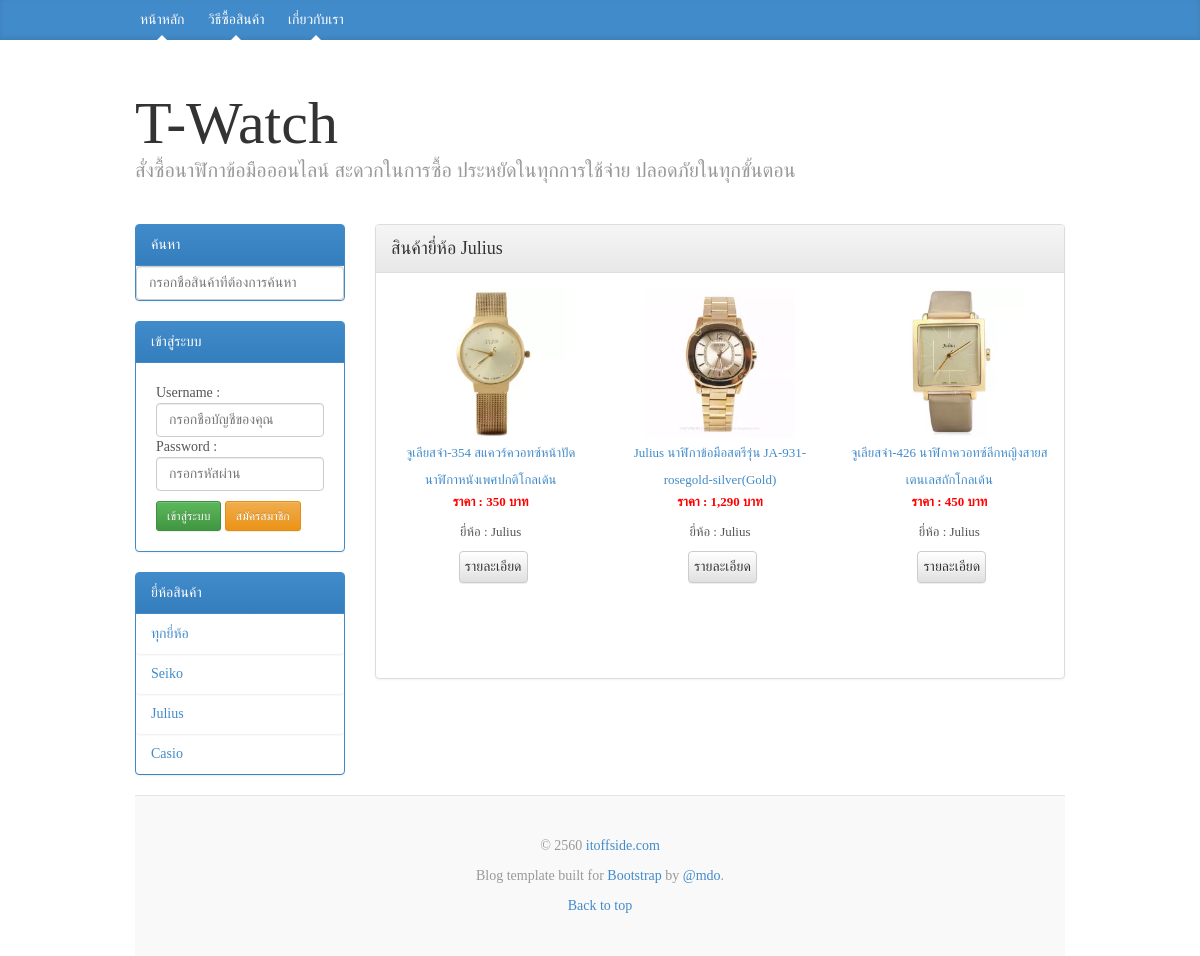
The app's page /product/brand/2 with its own data.
### tables this page shows
CREATE TABLE `brand` (
  `brand_id` int(11) NOT NULL,
  `brand_name` varchar(100) NOT NULL
);

CREATE TABLE `product` (
  `product_id` int(11) NOT NULL,
  `product_name` varchar(100) NOT NULL,
  `product_detail` varchar(5000) NOT NULL,
  `product_price` int(255) NOT NULL,
  `product_pic` varchar(100) NOT NULL,
  `product_brand_id` int(11) NOT NULL
);

### application/controllers/product.php (called while the page is built, shortened)
<?php
class product extends CI_Controller {
  public function LoadPage($value){
    $data = $value['Result'];
    $this->load->view('template/header', $data);
    $this->load->view($value['View']);
    $this->load->view('template/footer');
  }
  public function brand()
  {
    $id = $this->uri->segment(3);
    $product = $this->product_model->Get_Product_By_Brand($id);
    $Brand = $this->homepage_model->Get_Brand();
    $value = array(
      'Result' => array(
        'brand' => $Brand,
        'product' => $product,
      ),
      'View' => 'homepage/product',
    );
    $this->LoadPage($value);
  }
}

### index.php (called while the page is built, shortened)
<?php
require_once BASEPATH.'core/CodeIgniter.php';

### application/models/homepage_model.php (called while the page is built, shortened)
<?php
class homepage_model extends CI_Model {
    public function Get_Brand()
    {
      $data = $this->db->order_by('brand_id','DESC')->get('brand')->result_array();
      return $data;
    }
}

### application/models/product_model.php (called while the page is built, shortened)
<?php
class product_model extends CI_Model {
    public function Get_Product_By_Brand($id)
    {
      $data = $this->db
      ->order_by('product_id','DESC')
      ->where('brand_id',$id)
      ->join('brand','brand.brand_id = product.product_brand_id')
      ->get('product')->result_array();
      return $data;
    }
}

### application/views/homepage/product.php (the view, shortened to what this page needs)
<div class="col-sm-9 blog-main">
  <div class="panel panel-default">
    <?php if (@$product[0]['brand_name'] ==''): ?>
      <div style="padding:10px;">ไม่พบรายการที่ร้องขอ</div>
      <?php else: ?>
  <div class="panel-heading">สินค้ายี่ห้อ <?php echo @$product[0]['brand_name']?></div>
    <div class="panel-body">
      <div class="row">
        <?php foreach ($product as $row): ?>
        <div class="col-sm-6 col-md-4" align="center">
          <div style="height: 375px!important;">
            <img id="0" style="width:150px;" class="img-thumnail" src="<?php echo BASE_URL('uploads/product/'.$row['product_pic'])?>" alt="iPhone 5S 16GB Space Gray">
            <div class="caption"><a href="<?php echo SITE_URL('product/product_detail/'.$row['product_id'])?>" style="font-size: 13px;"><?php echo $row['product_name']?></a>
              <p style="font-size: 13px;font-weight: bold;color: red;">ราคา : <?php echo number_format($row['product_price'])?> บาท</p>
              <p style="font-size: 13px;">ยี่ห้อ : <?php echo $row['brand_name']?></p>
              <a href="<?php echo SITE_URL('product/product_detail/'.$row['product_id'])?>" class="btn btn-default" style="margin-left:5px; padding:5px;">รายละเอียด</a>
            </div>
          </div>
        </div>
      <?php endforeach; ?>
      </div>
      </div>
    <?php endif; ?>
    </div>
  </div>

### application/views/template/header.php (shortened to what this page needs)
<!doctype html>
<html language="en">
    <head>
        <link rel="stylesheet" type="text/css" href="<?php echo BASE_URL('assets/bootstrap/css/bootstrap.min.css')?>">
        <link rel="stylesheet" type="text/css" href="<?php echo BASE_URL('assets/bootstrap/css/bootstrap-theme.min.css')?>">
        <link rel="stylesheet" type="text/css" href="<?php echo BASE_URL('assets/css/blog.css')?>">
        <link rel="stylesheet" type="text/css" href="<?php echo BASE_URL('assets/css/dataTables.bootstrap.min.css')?>">
    </head>
    <body>
      <?php if (@$_SESSION['ADMIN'] == ''): ?>
      <div class="blog-masthead">
        <div class="container">
          <nav class="blog-nav">
            <a class="blog-nav-item active" href="<?php echo SITE_URL('Home')?>">หน้าหลัก</a>
            <a class="blog-nav-item active" href="<?php echo SITE_URL('howtopay')?>">วิธีซื้อสินค้า</a>
            <a class="blog-nav-item active" href="<?php echo SITE_URL('abountus')?>">เกี่ยวกับเรา</a>
          </nav>
        </div>
      </div>
    <?php endif; ?>
      <div class="container" style="width:80%;">
            <div class="blog-header">
              <?php if (@$_SESSION['ADMIN'] == ''): ?>
              <h1 class="blog-title">T-Watch</h1>
              <p class="lead blog-description">สั่งซื้อนาฬิกาข้อมือออนไลน์ สะดวกในการซื้อ ประหยัดในทุกการใช้จ่าย ปลอดภัยในทุกขั้นตอน</p>
              <?php endif; ?>
            </div>
            <div class="row">
            <div class="col-sm-3 blog-sidebar">
              <div class="panel panel-primary">
                <div class="panel-heading">ค้นหา</div>
              <?php echo form_open('product/product_find');?>
              <span><input type="text" class="form-control" name="find" placeholder="กรอกชื่อสินค้าที่ต้องการค้นหา" onchange="this.form.submit()" value="<?php echo @$find?>"></span>
              <?php echo form_close();?>
              </div>
              <?php if (@$_SESSION['ADMIN'] != ''): ?>
                <div class="panel panel-success">
                  <div class="panel-heading">เข้าสู่ระบบด้วยรหัส : Admin</div>
                  <table style="margin:20px;">
                    <tr><td>เมนูการจัดการ</td></tr>
                    <tr><td><a href="<?php echo SITE_URL('admin/member')?>" class="btn"><span class="glyphicon glyphicon-user"></span> การจัดการสมาชิก</a></td></tr>
                    <tr><td><a href="<?php echo SITE_URL('admin/product')?>" class="btn"><span class="glyphicon glyphicon-gift"></span> การจัดการสินค้า</a></td></tr>
                    <tr><td><a href="<?php echo SITE_URL('admin/brand')?>" class="btn"><span class="glyphicon glyphicon-tag"></span> การจัดการยี่ห้อ</a></td></tr>
                    <tr><td><a href="<?php echo SITE_URL('admin/order')?>" class="btn"><span class="glyphicon glyphicon-inbox"></span> ใบสั่งซื้อ</a></td></tr>
                    <tr><td><a href="<?php echo SITE_URL('Home/logout')?>" class="btn"><span class="glyphicon glyphicon-off"></span> ออกจากระบบ</a></td></tr>
                  </table>
                </div>
              <?php else: ?>
              <div class="panel panel-primary">
                <div class="panel-heading">เข้าสู่ระบบ</div>
                <?php echo form_open('Home/login')?>
                <table style="margin:20px;">
                  <tr><td>Username : </td></tr>
                  <tr><td><input name="LoginUser" autocomplete="off" type="text" class="form-control" placeholder="กรอกชื่อบัญชีของคุณ" required></td></tr>
                  <tr><td>Password : </td></tr>
                  <tr><td><input name="LoginPwd" autocomplete="off" type="password" class="form-control" placeholder="กรอกรหัสผ่าน" required></td></tr>
                  <tr>
                    <td>
                      <button type"submit" class="btn btn-success btn-sm" style="margin-top:10px;">เข้าสู่ระบบ</button>
                      <button type="button" class="btn btn-warning btn-sm" style="margin-top:10px;" data-toggle="modal" data-target="#Register">สมัครสมาชิก</button>
                     </td>
                  </tr>
                </table>
              </div>
            <?php endif; ?>
            <?php if (@$_SESSION['ADMIN'] == ''): ?>
              <div class="panel panel-primary">
                <div class="panel-heading">ยี่ห้อสินค้า</div>
                <ul class="list-group">
                  <li class="list-block"><a href="<?php echo SITE_URL('home')?>">ทุกยี่ห้อ</a></li>
                </ul>
                <?php foreach ($brand as $row): ?>
                <ul class="list-group">
                  <li class="list-block"><a href="<?php echo SITE_URL('product/brand/'.$row['brand_id'])?>"><?php echo $row['brand_name'] ?></a></li>
                </ul>
              <?php endforeach; ?>
              </div>
            <?php endif; ?>
            </div>

### assets/css/blog.css (style rules this page uses)
body { font-family: "Tahoma", Times, serif; color: #555; font-size: 14px; }
h1, .h1, h2, .h2, h3, .h3, h4, .h4, h5, .h5, h6, .h6 { margin-top: 0; font-family: "Times New Roman", Times, serif; font-weight: normal; color: #333; }
@media (min-width: 1200px) { .container { width: 970px; } }
.blog-masthead { background-color: #428bca; -webkit-box-shadow: inset 0 -2px 5px rgba(0,0,0,.1); box-shadow: inset 0 -2px 5px rgba(0,0,0,.1); }
.blog-nav-item { position: relative; display: inline-block; padding: 10px; font-weight: 500; color: #cdddeb; }
.blog-nav .active { color: #fff; }
.blog-nav .active:after { position: absolute; bottom: 0; left: 50%; width: 0; height: 0; margin-left: -5px; vertical-align: middle; content: " "; border-right: 5px solid transparent; border-bottom: 5px solid; border-left: 5px solid transparent; }
.blog-header { padding-top: 20px; padding-bottom: 20px; }
.blog-title { margin-top: 30px; margin-bottom: 0; font-size: 60px; font-weight: normal; }
.blog-description { font-size: 20px; color: #999; }
.blog-main { font-size: 18px; line-height: 1.5; }
li.list-block { display: block; position: relative; }
li.list-block a { display: block; position: relative; padding: 10px 15px; }

### records on screen
brand: brand_name "Seiko"
brand: brand_name "Julius"
brand: brand_name "Casio"
product: product_pic (picture), product_name "จูเลียสจ๋า-354 สแควร์ควอทซ์หน้าปัดนาฬิกาหนังเพศปกติโกลเด้น", product_price "350", brand.brand_name "Julius"
product: product_pic (picture), product_name "Julius นาฬิกาข้อมือสตรีรุ่น JA-931-rosegold-silver(Gold)", product_price "1,290", brand.brand_name "Julius"
product: product_pic (picture), product_name "จูเลียสจ๋า-426 นาฬิกาควอทซ์ลีกหญิงสายสเตนเลสถักโกลเด้น", product_price "450", brand.brand_name "Julius"
